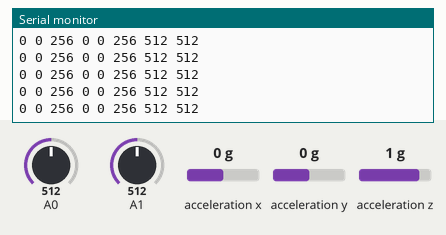
The sketch below on a simulated Arduino Uno, built with avr-gcc and run on an emulated ATmega328P. Shown: the last lines printed to the serial monitor. Wiring (inferred from the names in the program): ADXL345 accelerometer at I2C address 0x1D; ADXL345 accelerometer at I2C address 0x53. Inputs (shaded band) come from the test bench; at power-on: acceleration x 0 g, A0 = 512, A1 = 512, acceleration y 0 g, acceleration z 1 g.

Above: at 1.4 s.
1.5 s: acceleration x set to -1.4 g
At 1.55 s:
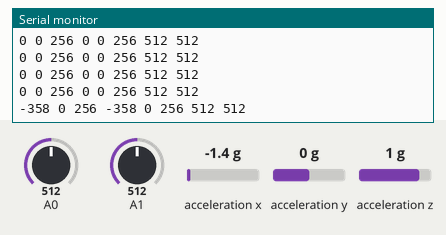
3.0 s: A0 set to 716
At 3.0 s:
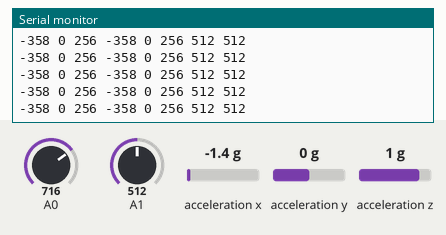
4.5 s: A1 set to 716
At 4.55 s:
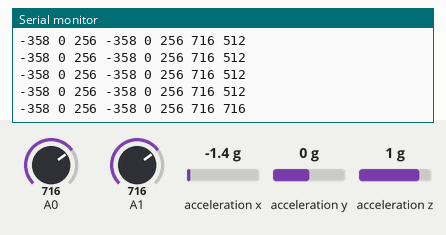
6.0 s: acceleration y set to -1.4 g
At 6.1 s:
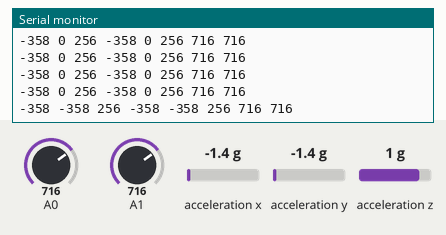
7.5 s: acceleration z set to -1.4 g
At 7.55 s:
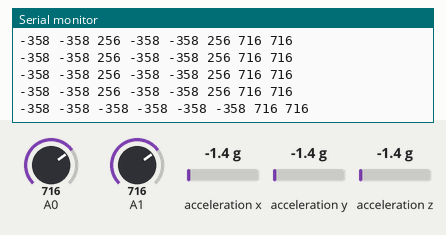
9.0 s: acceleration x set to 0.8 g
At 9.0 s:
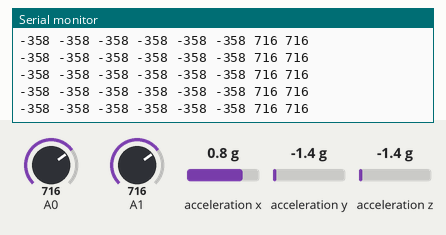
Timing chart, 0 to 12.0 s (numbered marks = the images above; inputs shaded):
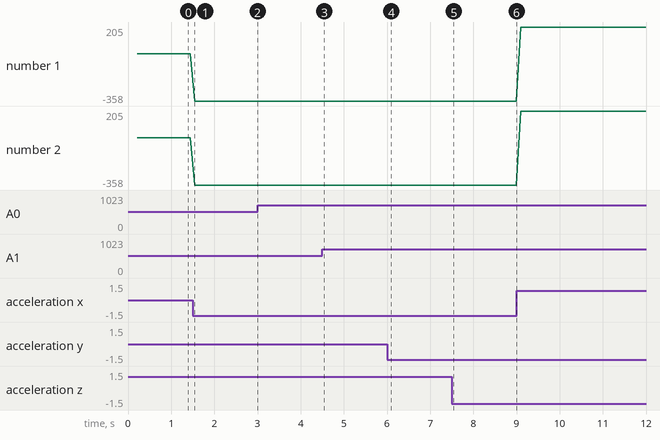

The sketch:

rig_test.ino
```cpp
// Interferometer rig test: two ADXL345 accelerometers (I2C) + two OPT101 photodiodes
// Floor ADXL345: SDO to GND  -> address 0x53
// Plate ADXL345: SDO to 3V3  -> address 0x1D
// Fringe OPT101 -> A0, Reference OPT101 -> A1
// Serial Monitor at 115200 baud

#include <Wire.h>

const uint8_t FLOOR_ADDR = 0x53;
const uint8_t PLATE_ADDR = 0x1D;

bool floorOK = false;
bool plateOK = false;

void writeReg(uint8_t addr, uint8_t reg, uint8_t val) {
  Wire.beginTransmission(addr);
  Wire.write(reg);
  Wire.write(val);
  Wire.endTransmission();
}

uint8_t readReg(uint8_t addr, uint8_t reg) {
  Wire.beginTransmission(addr);
  Wire.write(reg);
  if (Wire.endTransmission(false) != 0) return 0;   // no reply from this address
  Wire.requestFrom(addr, (uint8_t)1);
  return Wire.available() ? Wire.read() : 0;
}

bool setupSensor(uint8_t addr, const char* name) {
  uint8_t id = readReg(addr, 0x00);                  // ADXL345 ID register, should be 0xE5
  Serial.print(name);
  Serial.print(" ADXL345 at 0x");
  Serial.print(addr, HEX);
  if (id != 0xE5) {
    Serial.print(": NOT FOUND (read 0x");
    Serial.print(id, HEX);
    Serial.println(")");
    return false;
  }
  Serial.println(": OK");
  writeReg(addr, 0x31, 0x08);                        // full resolution, +/-2 g (about 256 counts per g)
  writeReg(addr, 0x2C, 0x0A);                        // 100 Hz output rate
  writeReg(addr, 0x2D, 0x08);                        // start measuring
  return true;
}

void readXYZ(uint8_t addr, int16_t &x, int16_t &y, int16_t &z) {
  Wire.beginTransmission(addr);
  Wire.write(0x32);                                  // first data register
  Wire.endTransmission(false);
  Wire.requestFrom(addr, (uint8_t)6);
  uint8_t b[6];
  for (uint8_t i = 0; i < 6; i++) b[i] = Wire.available() ? Wire.read() : 0;
  x = (int16_t)((b[1] << 8) | b[0]);
  y = (int16_t)((b[3] << 8) | b[2]);
  z = (int16_t)((b[5] << 8) | b[4]);
}

void printSensor(bool ok, uint8_t addr) {
  if (!ok) {
    Serial.print("- - - ");
    return;
  }
  int16_t x, y, z;
  readXYZ(addr, x, y, z);
  Serial.print(x); Serial.print(' ');
  Serial.print(y); Serial.print(' ');
  Serial.print(z); Serial.print(' ');
}

void setup() {
  Serial.begin(115200);
  Wire.begin();
  Wire.setClock(100000);                             // 100 kHz, safer on long leads
  delay(200);

  Serial.println("--- Rig test ---");
  floorOK = setupSensor(FLOOR_ADDR, "Floor");
  plateOK = setupSensor(PLATE_ADDR, "Plate");
  Serial.println("floorX floorY floorZ plateX plateY plateZ A0 A1");
}

void loop() {
  printSensor(floorOK, FLOOR_ADDR);
  printSensor(plateOK, PLATE_ADDR);
  Serial.print(analogRead(A0)); Serial.print(' ');
  Serial.println(analogRead(A1));
  delay(100);                                        // 10 lines per second
}
```

Measured:
- after the input at 1.5 s, the serial monitor: prints a new line after 0.05 s (image 1)
- after the input at 4.5 s, the serial monitor: prints a new line at once (image 3)
- after the input at 6.0 s, the serial monitor: prints a new line after 0.09 s (image 4)
- after the input at 7.5 s, the serial monitor: prints a new line at once (image 5)
- plotted number 1: 0 → -358 after the input at 1.5 s, -358 → 205 after the input at 9.0 s
- plotted number 2: 0 → -358 after the input at 1.5 s, -358 → 205 after the input at 9.0 s
